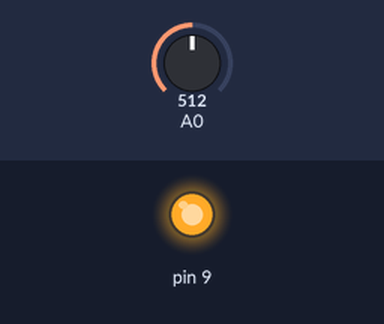
The sketch below on a simulated Arduino Uno, built with avr-gcc and run on an emulated ATmega328P. Shown: output pins drawn as LEDs (lit = HIGH). The inputs (shaded band) are chosen by the test bench; at power-on: A0 = 512.

Above: at 1.2 s.
1.3 s: A0 set to 122
At 2.1 s:
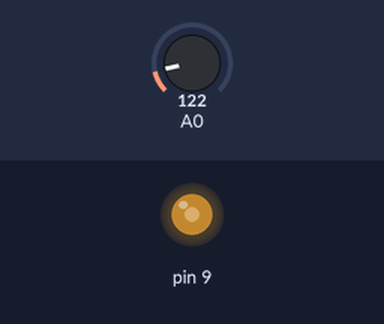
2.8 s: A0 set to 0
At 3.2 s:
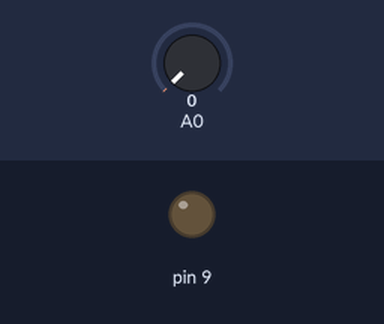
4.3 s: A0 set to 306
At 5.6 s:
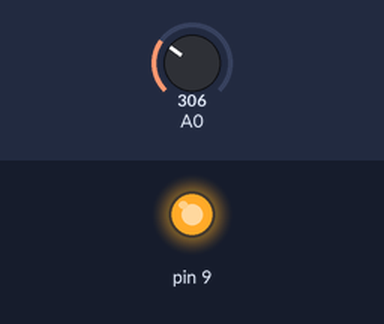
Timing chart, 0 to 7.3 s (numbered marks = the images above; inputs shaded):
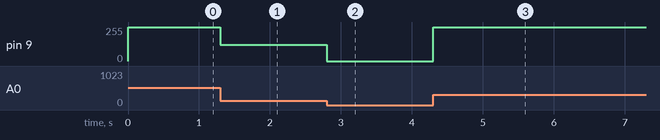

The sketch:

code4.5.ino
```cpp
void setup()
{
}

void loop()
{
  int potentiometerValue = analogRead(A0);
  analogWrite(9, potentiometerValue);
}
```

Measured:
- after the input at 1.3 s, pin 9: 255/255 → 122/255 at once
- after the input at 2.8 s, pin 9: 122/255 → 0/255 at once
- after the input at 4.3 s, pin 9: 0/255 → 255/255 at once
